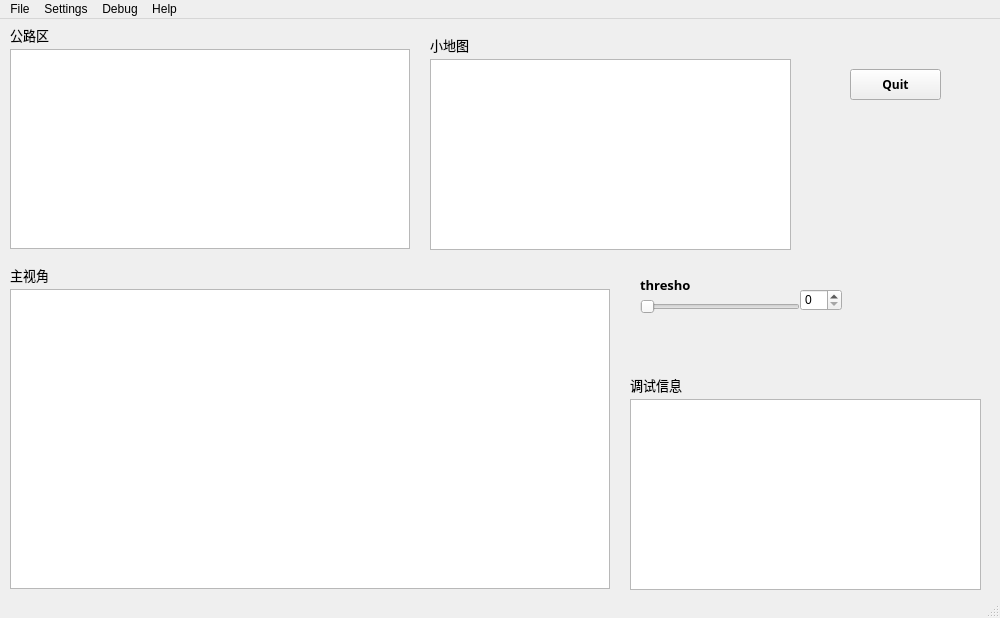
<?xml version="1.0" encoding="UTF-8"?>
<ui version="4.0">
 <class>Monitor</class>
 <widget class="QMainWindow" name="Monitor">
  <property name="geometry">
   <rect>
    <x>0</x>
    <y>0</y>
    <width>1000</width>
    <height>618</height>
   </rect>
  </property>
  <property name="minimumSize">
   <size>
    <width>1000</width>
    <height>618</height>
   </size>
  </property>
  <property name="maximumSize">
   <size>
    <width>1000</width>
    <height>618</height>
   </size>
  </property>
  <property name="windowTitle">
   <string>Monitor</string>
  </property>
  <widget class="QWidget" name="centralwidget">
   <widget class="QGraphicsView" name="main_frame_view">
    <property name="geometry">
     <rect>
      <x>10</x>
      <y>270</y>
      <width>600</width>
      <height>300</height>
     </rect>
    </property>
   </widget>
   <widget class="QGraphicsView" name="highway_frame_view">
    <property name="geometry">
     <rect>
      <x>10</x>
      <y>30</y>
      <width>400</width>
      <height>200</height>
     </rect>
    </property>
   </widget>
   <widget class="QPushButton" name="pushButton_quit">
    <property name="geometry">
     <rect>
      <x>850</x>
      <y>50</y>
      <width>91</width>
      <height>31</height>
     </rect>
    </property>
    <property name="font">
     <font>
      <family>Adobe Devanagari</family>
      <bold>true</bold>
     </font>
    </property>
    <property name="text">
     <string>Quit</string>
    </property>
   </widget>
   <widget class="QLabel" name="label_1">
    <property name="geometry">
     <rect>
      <x>10</x>
      <y>240</y>
      <width>101</width>
      <height>31</height>
     </rect>
    </property>
    <property name="font">
     <font>
      <family>Adobe 黑体 Std R</family>
      <pointsize>10</pointsize>
      <bold>false</bold>
     </font>
    </property>
    <property name="text">
     <string>主视角</string>
    </property>
   </widget>
   <widget class="QTextBrowser" name="debug_msg">
    <property name="geometry">
     <rect>
      <x>630</x>
      <y>380</y>
      <width>351</width>
      <height>191</height>
     </rect>
    </property>
   </widget>
   <widget class="QLabel" name="label_2">
    <property name="geometry">
     <rect>
      <x>10</x>
      <y>0</y>
      <width>101</width>
      <height>31</height>
     </rect>
    </property>
    <property name="font">
     <font>
      <family>Adobe 黑体 Std R</family>
      <pointsize>10</pointsize>
      <bold>false</bold>
     </font>
    </property>
    <property name="text">
     <string>公路区</string>
    </property>
   </widget>
   <widget class="QLabel" name="label_3">
    <property name="geometry">
     <rect>
      <x>630</x>
      <y>350</y>
      <width>101</width>
      <height>31</height>
     </rect>
    </property>
    <property name="font">
     <font>
      <family>Adobe 黑体 Std R</family>
      <pointsize>10</pointsize>
      <bold>false</bold>
     </font>
    </property>
    <property name="text">
     <string>调试信息</string>
    </property>
   </widget>
   <widget class="QGraphicsView" name="map_view">
    <property name="geometry">
     <rect>
      <x>430</x>
      <y>40</y>
      <width>361</width>
      <height>191</height>
     </rect>
    </property>
   </widget>
   <widget class="QLabel" name="label_4">
    <property name="geometry">
     <rect>
      <x>430</x>
      <y>10</y>
      <width>101</width>
      <height>31</height>
     </rect>
    </property>
    <property name="font">
     <font>
      <family>Adobe 黑体 Std R</family>
      <pointsize>10</pointsize>
      <bold>false</bold>
     </font>
    </property>
    <property name="text">
     <string>小地图</string>
    </property>
   </widget>
   <widget class="QSlider" name="horizontalSlider">
    <property name="geometry">
     <rect>
      <x>640</x>
      <y>280</y>
      <width>160</width>
      <height>16</height>
     </rect>
    </property>
    <property name="orientation">
     <enum>Qt::Horizontal</enum>
    </property>
   </widget>
   <widget class="QLabel" name="label_5">
    <property name="geometry">
     <rect>
      <x>640</x>
      <y>250</y>
      <width>51</width>
      <height>31</height>
     </rect>
    </property>
    <property name="font">
     <font>
      <family>Adobe Devanagari</family>
      <pointsize>10</pointsize>
      <bold>true</bold>
     </font>
    </property>
    <property name="text">
     <string>threshold</string>
    </property>
   </widget>
   <widget class="QSpinBox" name="spinBox">
    <property name="geometry">
     <rect>
      <x>800</x>
      <y>270</y>
      <width>42</width>
      <height>22</height>
     </rect>
    </property>
   </widget>
  </widget>
  <widget class="QMenuBar" name="menubar">
   <property name="geometry">
    <rect>
     <x>0</x>
     <y>0</y>
     <width>1000</width>
     <height>22</height>
    </rect>
   </property>
   <widget class="QMenu" name="menuMenu">
    <property name="title">
     <string>File</string>
    </property>
    <addaction name="actionLoad_Config"/>
    <addaction name="separator"/>
    <addaction name="actionQuit"/>
   </widget>
   <widget class="QMenu" name="menuSettings">
    <property name="title">
     <string>Settings</string>
    </property>
    <addaction name="actionAuto_Save"/>
   </widget>
   <widget class="QMenu" name="menuDebug">
    <property name="title">
     <string>Debug</string>
    </property>
    <addaction name="actionLog"/>
    <addaction name="actionRuntime_Message"/>
   </widget>
   <widget class="QMenu" name="menuHelp">
    <property name="title">
     <string>Help</string>
    </property>
    <addaction name="actionTutoral"/>
   </widget>
   <addaction name="menuMenu"/>
   <addaction name="menuSettings"/>
   <addaction name="menuDebug"/>
   <addaction name="menuHelp"/>
  </widget>
  <widget class="QStatusBar" name="statusbar"/>
  <action name="actionAuto_Save_Setting">
   <property name="text">
    <string>Auto Save Setting</string>
   </property>
  </action>
  <action name="actionAuto_Save">
   <property name="text">
    <string>Auto Save</string>
   </property>
  </action>
  <action name="actionLoad_Config">
   <property name="text">
    <string>Load Config</string>
   </property>
  </action>
  <action name="actionQuit">
   <property name="text">
    <string>Quit</string>
   </property>
  </action>
  <action name="actionLog">
   <property name="text">
    <string>Log</string>
   </property>
  </action>
  <action name="actionRuntime_Message">
   <property name="text">
    <string>Runtime Message</string>
   </property>
  </action>
  <action name="actionTutoral">
   <property name="text">
    <string>Tutorial</string>
   </property>
  </action>
 </widget>
 <resources/>
 <connections/>
</ui>
